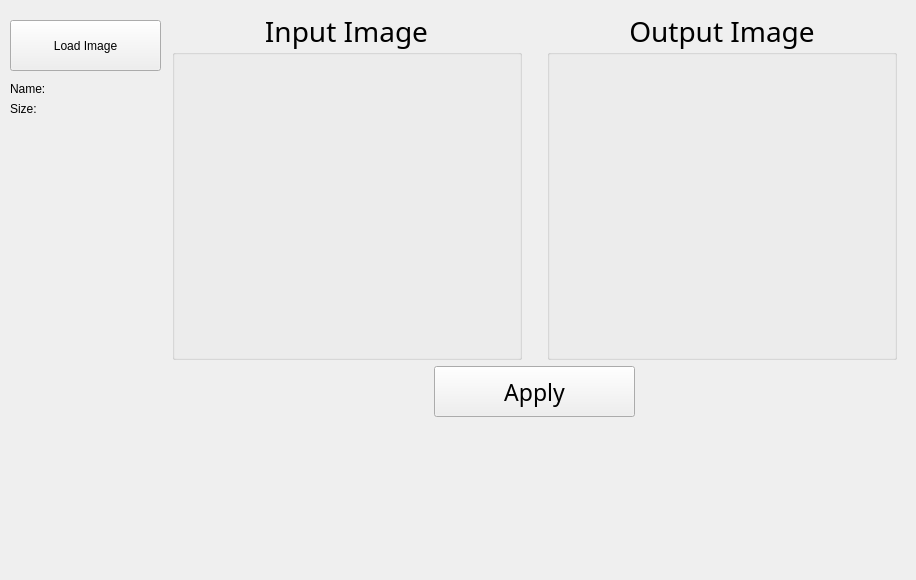
       <widget class="QWidget" name="corners">
        <attribute name="title">
         <string>Corners</string>
        </attribute>
        <widget class="QWidget" name="gridLayoutWidget_7">
         <property name="geometry">
          <rect>
           <x>10</x>
           <y>10</y>
           <width>897</width>
           <height>561</height>
          </rect>
         </property>
         <layout class="QGridLayout" name="gridLayout_18">
          <item row="1" column="1">
           <spacer name="horizontalSpacer_17">
            <property name="orientation">
             <enum>Qt::Horizontal</enum>
            </property>
            <property name="sizeType">
             <enum>QSizePolicy::Maximum</enum>
            </property>
            <property name="sizeHint" stdset="0">
             <size>
              <width>5</width>
              <height>20</height>
             </size>
            </property>
           </spacer>
          </item>
          <item row="1" column="3">
           <spacer name="horizontalSpacer_18">
            <property name="orientation">
             <enum>Qt::Horizontal</enum>
            </property>
            <property name="sizeType">
             <enum>QSizePolicy::Maximum</enum>
            </property>
            <property name="sizeHint" stdset="0">
             <size>
              <width>10</width>
              <height>20</height>
             </size>
            </property>
           </spacer>
          </item>
          <item row="1" column="2">
           <layout class="QGridLayout" name="gridLayout_19">
            <item row="0" column="1">
             <layout class="QHBoxLayout" name="horizontalLayout_9">
              <item>
               <widget class="QGroupBox" name="groupBox_16">
                <property name="minimumSize">
                 <size>
                  <width>350</width>
                  <height>350</height>
                 </size>
                </property>
                <property name="maximumSize">
                 <size>
                  <width>350</width>
                  <height>350</height>
                 </size>
                </property>
                <property name="font">
                 <font>
                  <family>Bahnschrift</family>
                  <pointsize>21</pointsize>
                 </font>
                </property>
                <property name="title">
                 <string>Input Image</string>
                </property>
                <property name="alignment">
                 <set>Qt::AlignCenter</set>
                </property>
                <property name="flat">
                 <bool>false</bool>
                </property>
                <widget class="ImageView" name="cornersInput" native="true">
                 <property name="geometry">
                  <rect>
                   <x>30</x>
                   <y>40</y>
                   <width>301</width>
                   <height>301</height>
                  </rect>
                 </property>
                 <property name="sizePolicy">
                  <sizepolicy hsizetype="Fixed" vsizetype="Fixed">
                   <horstretch>0</horstretch>
                   <verstretch>0</verstretch>
                  </sizepolicy>
                 </property>
                 <property name="minimumSize">
                  <size>
                   <width>301</width>
                   <height>301</height>
                  </size>
                 </property>
                 <property name="maximumSize">
                  <size>
                   <width>301</width>
                   <height>301</height>
                  </size>
                 </property>
                </widget>
               </widget>
              </item>
              <item>
               <spacer name="horizontalSpacer_19">
                <property name="orientation">
                 <enum>Qt::Horizontal</enum>
                </property>
                <property name="sizeHint" stdset="0">
                 <size>
                  <width>5</width>
                  <height>20</height>
                 </size>
                </property>
               </spacer>
              </item>
              <item>
               <widget class="QGroupBox" name="groupBox_17">
                <property name="sizePolicy">
                 <sizepolicy hsizetype="Fixed" vsizetype="Fixed">
                  <horstretch>0</horstretch>
                  <verstretch>0</verstretch>
                 </sizepolicy>
                </property>
                <property name="minimumSize">
                 <size>
                  <width>350</width>
                  <height>350</height>
                 </size>
                </property>
                <property name="maximumSize">
                 <size>
                  <width>350</width>
                  <height>350</height>
                 </size>
                </property>
                <property name="font">
                 <font>
                  <family>Bahnschrift</family>
                  <pointsize>21</pointsize>
                 </font>
                </property>
                <property name="title">
                 <string>Output Image</string>
                </property>
                <property name="alignment">
                 <set>Qt::AlignCenter</set>
                </property>
                <widget class="ImageView" name="cornersOutput" native="true">
                 <property name="geometry">
                  <rect>
                   <x>30</x>
                   <y>40</y>
                   <width>301</width>
                   <height>301</height>
                  </rect>
                 </property>
                 <property name="sizePolicy">
                  <sizepolicy hsizetype="Fixed" vsizetype="Fixed">
                   <horstretch>0</horstretch>
                   <verstretch>0</verstretch>
                  </sizepolicy>
                 </property>
                 <property name="minimumSize">
                  <size>
                   <width>301</width>
                   <height>301</height>
                  </size>
                 </property>
                 <property name="maximumSize">
                  <size>
                   <width>301</width>
                   <height>301</height>
                  </size>
                 </property>
                </widget>
               </widget>
              </item>
             </layout>
            </item>
            <item row="2" column="1">
             <spacer name="verticalSpacer_27">
              <property name="orientation">
               <enum>Qt::Vertical</enum>
              </property>
              <property name="sizeType">
               <enum>QSizePolicy::Maximum</enum>
              </property>
              <property name="sizeHint" stdset="0">
               <size>
                <width>20</width>
                <height>201</height>
               </size>
              </property>
             </spacer>
            </item>
            <item row="1" column="1">
             <layout class="QHBoxLayout" name="horizontalLayout_10">
              <item>
               <widget class="QPushButton" name="cornersApply_btn">
                <property name="minimumSize">
                 <size>
                  <width>0</width>
                  <height>51</height>
                 </size>
                </property>
                <property name="maximumSize">
                 <size>
                  <width>201</width>
                  <height>16777215</height>
                 </size>
                </property>
                <property name="font">
                 <font>
                  <family>Bahnschrift</family>
                  <pointsize>17</pointsize>
                 </font>
                </property>
                <property name="text">
                 <string>Apply</string>
                </property>
               </widget>
              </item>
             </layout>
            </item>
           </layout>
          </item>
          <item row="1" column="0">
           <layout class="QGridLayout" name="gridLayout_20">
            <item row="8" column="0">
             <spacer name="verticalSpacer_29">
              <property name="orientation">
               <enum>Qt::Vertical</enum>
              </property>
              <property name="sizeType">
               <enum>QSizePolicy::Expanding</enum>
              </property>
              <property name="sizeHint" stdset="0">
               <size>
                <width>1</width>
                <height>5</height>
               </size>
              </property>
             </spacer>
            </item>
            <item row="2" column="0">
             <spacer name="verticalSpacer2_5">
              <property name="orientation">
               <enum>Qt::Vertical</enum>
              </property>
              <property name="sizeType">
               <enum>QSizePolicy::Maximum</enum>
              </property>
              <property name="sizeHint" stdset="0">
               <size>
                <width>1</width>
                <height>5</height>
               </size>
              </property>
             </spacer>
            </item>
            <item row="0" column="0">
             <spacer name="verticalSpacer_28">
              <property name="orientation">
               <enum>Qt::Vertical</enum>
              </property>
              <property name="sizeType">
               <enum>QSizePolicy::Maximum</enum>
              </property>
              <property name="sizeHint" stdset="0">
               <size>
                <width>1</width>
                <height>10</height>
               </size>
              </property>
             </spacer>
            </item>
            <item row="3" column="0">
             <layout class="QVBoxLayout" name="verticalLayout_24">
              <item>
               <widget class="QLabel" name="cornersInputName">
                <property name="text">
                 <string>Name:</string>
                </property>
               </widget>
              </item>
              <item>
               <widget class="QLabel" name="cornersInputSize">
                <property name="text">
                 <string>Size:</string>
                </property>
               </widget>
              </item>
             </layout>
            </item>
            <item row="1" column="0">
             <widget class="QPushButton" name="cornersLoader">
              <property name="sizePolicy">
               <sizepolicy hsizetype="MinimumExpanding" vsizetype="MinimumExpanding">
                <horstretch>0</horstretch>
                <verstretch>0</verstretch>
               </sizepolicy>
              </property>
              <property name="maximumSize">
               <size>
                <width>151</width>
                <height>51</height>
               </size>
              </property>
              <property name="text">
               <string>Load Image</string>
              </property>
             </widget>
            </item>
           </layout>
          </item>
         </layout>
        </widget>
       </widget>
